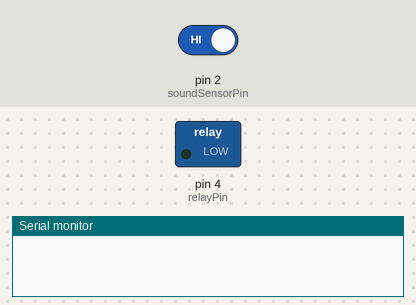
The sketch below on a simulated Arduino Uno, built with avr-gcc and run on an emulated ATmega328P. On the bench: switched loads named in the sketch (green lamp = pin HIGH), the last lines printed to the serial monitor. Dashed ring = blinking. The test bench sets the inputs (shaded band); at power-on: pin 2 (soundSensorPin) HIGH.

Above: at 1.2 s.
1.3 s: pin 2 (soundSensorPin) driven LOW
At 1.7 s:
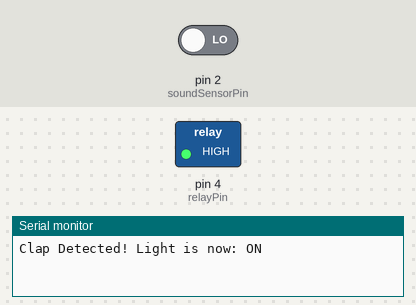
4.3 s: pin 2 (soundSensorPin) driven HIGH
At 5.1 s:
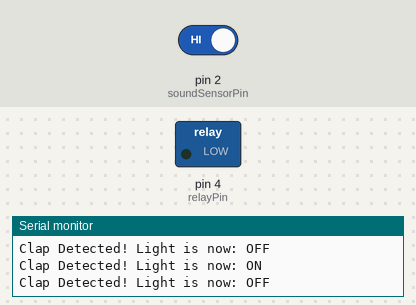
Timing chart, 0 to 7.3 s (numbered marks = the images above; inputs shaded):
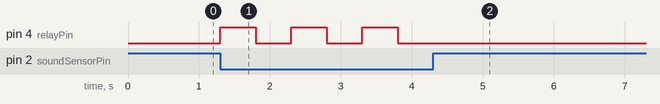

Measured:
- after the input at 1.3 s, pin 4 (relayPin): alternates HIGH for 0.50 s and LOW for 0.50 s, starting at once
- after the input at 4.3 s, pin 4 (relayPin): stops changing and stays LOW

The sketch:

toggleonclap.ino
```cpp
// Pin Definitions
const int soundSensorPin = 2; // Digital Output (DO) from sensor
const int relayPin = 4;      // Pin connected to Light/Relay (or built-in LED)

// Variables
bool lightState = false;      // Keeps track of whether light is ON or OFF
unsigned long lastTrigger = 0; // For debouncing
const int delayTime = 500;    // 500ms lockout (prevents double-triggering)

void setup() {
  pinMode(soundSensorPin, INPUT);
  pinMode(relayPin, OUTPUT);

  Serial.begin(9600);
  digitalWrite(relayPin, LOW); // Start with light off
}

void loop() {
  int sensorValue = digitalRead(soundSensorPin);

  // Sound sensors usually output LOW when sound is detected
  if (sensorValue == LOW) {

    // Check if enough time has passed since the last clap (Debounce)
    if (millis() - lastTrigger > delayTime) {
      lightState = !lightState;        // Flip the state (ON to OFF, or OFF to ON)
      digitalWrite(relayPin, lightState);

      Serial.print("Clap Detected! Light is now: ");
      Serial.println(lightState ? "ON" : "OFF");

      lastTrigger = millis();          // Update the last trigger time
    }
  }
}
```
